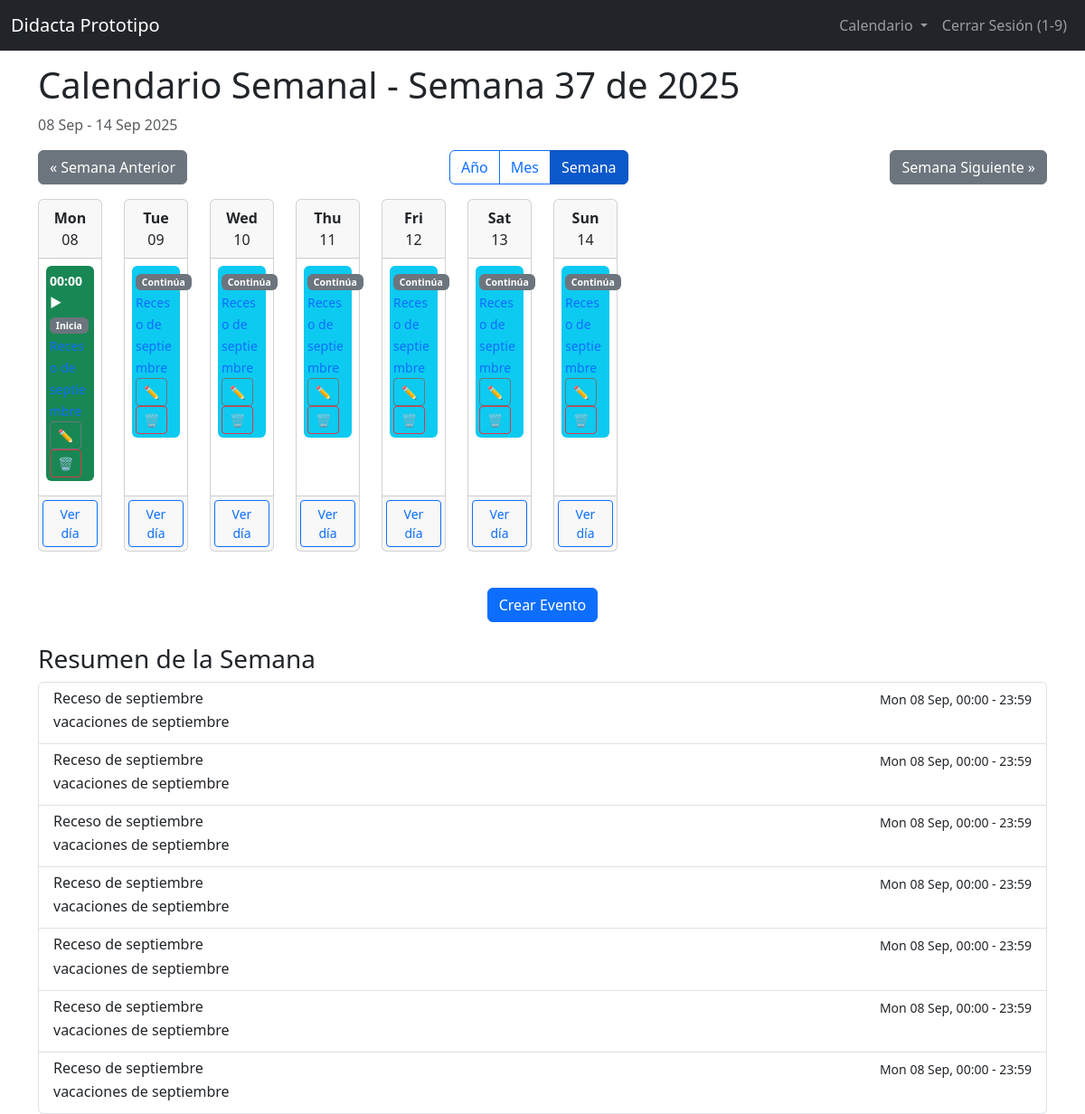
/calendario/semana/2025/37/ (signed in), run on the app's committed database.
### core/models.py (models this page shows, shortened)
class Usuario(AbstractUser):
    rut = models.CharField(max_length=12, unique=True, verbose_name=_("RUT"))
    username = None  # Eliminar el campo username
    USERNAME_FIELD = "rut"
    REQUIRED_FIELDS = []
    objects = UsuarioManager()

class Evento(models.Model):
    titulo = models.CharField(max_length=200, verbose_name=_("Título"))
    descripcion = models.TextField(blank=True, null=True, verbose_name=_("Descripción"))
    fecha_inicio = models.DateTimeField(verbose_name=_("Fecha de inicio"))
    fecha_fin = models.DateTimeField(verbose_name=_("Fecha de fin"))
    usuario = models.ForeignKey(Usuario, on_delete=models.CASCADE, related_name='eventos', verbose_name=_("Usuario"))
    objects = models.Manager()  # Agregar explícitamente el manager
    class Meta:
        verbose_name = _("Evento")
        verbose_name_plural = _("Eventos")
        ordering = ['fecha_inicio']

### core/views.py (the view)
# urls.py: path("semana/", views.calendario_semanal_view, name="calendario_semanal_actual"),
@login_required
def calendario_semanal_view(request, year=None, week=None):
    today = date.today()
    year = int(year) if year else today.year
    if week == 'current' or week is None:
        week = today.isocalendar()[1]
    else:
        week = int(week)
    first_day_of_year = date(year, 1, 1)
    days_since_monday = first_day_of_year.weekday()
    first_monday = first_day_of_year - timedelta(days=days_since_monday)
    start_of_week = first_monday + timedelta(weeks=week - 1)
    end_of_week = start_of_week + timedelta(days=6)
    week_days = []
    for i in range(7):
        day = start_of_week + timedelta(days=i)
        eventos_dia = Evento.objects.filter(
            usuario=request.user,
            fecha_inicio__date__lte=day,  # Inicia en o antes de esta fecha
            fecha_fin__date__gte=day      # Termina en o después de esta fecha
        ).order_by("fecha_inicio")
        week_days.append({
            'date': day,
            'eventos': eventos_dia
        })
    prev_week = week - 1 if week > 1 else 52
    prev_year = year if week > 1 else year - 1
    next_week = week + 1 if week < 52 else 1
    next_year = year if week < 52 else year + 1
    return render(request, "core/calendario_semanal.html", {
        "year": year,
        "week": week,
        "start_of_week": start_of_week,
        "end_of_week": end_of_week,
        "week_days": week_days,
        "prev_year": prev_year,
        "prev_week": prev_week,
        "next_year": next_year,
        "next_week": next_week,
        "is_admin": request.user.is_superuser
    })

### core/templates/core/calendario_semanal.html (shortened to what this page needs)
{% extends "base.html" %}
{% block content %}
    <h1>Calendario Semanal - Semana {{ week }} de {{ year }}</h1>
    <p class="text-muted">{{ start_of_week|date:"d M" }} - {{ end_of_week|date:"d M Y" }}</p>
    <div class="d-flex justify-content-between mb-3">
        <a href="{% url 'calendario_semanal' prev_year prev_week %}" class="btn btn-secondary">&laquo; Semana Anterior</a>
        <div class="btn-group" role="group">
            <a href="{% url 'calendario' %}" class="btn btn-outline-primary">Año</a>
            <a href="{% url 'calendario_mensual' year start_of_week.month %}" class="btn btn-outline-primary">Mes</a>
            <a href="#" class="btn btn-primary active">Semana</a>
        </div>
        <a href="{% url 'calendario_semanal' next_year next_week %}" class="btn btn-secondary">Semana Siguiente &raquo;</a>
    </div>
    <div class="row">
        {% for day_info in week_days %}
            <div class="col-md-1 col-sm-6 mb-3">
                <div class="card h-100">
                    <div class="card-header text-center
                        {% now 'Y-m-d' as today_str %}{% if day_info.date|date:'Y-m-d' == today_str %}bg-primary text-white{% endif %}">
                        <strong>{{ day_info.date|date:"D" }}</strong><br>
                        <span class="h6">{{ day_info.date|date:"d" }}</span>
                    </div>
                    <div class="card-body p-2">
                        {% if day_info.eventos %}
                            {% for evento in day_info.eventos %}
                                <div class="mb-2 p-1 rounded
                                    {% if evento.fecha_inicio.date <= day_info.date and evento.fecha_fin.date >= day_info.date %}
                                        {% if evento.fecha_inicio.date < day_info.date and evento.fecha_fin.date > day_info.date %}
                                            bg-info text-white
                                        {% elif evento.fecha_inicio.date < day_info.date %}
                                            bg-warning
                                        {% elif evento.fecha_fin.date > day_info.date %}
                                            bg-success text-white
                                        {% else %}
                                            bg-light
                                        {% endif %}
                                    {% endif %}">
                                    <small>
                                        {% if evento.fecha_inicio.date == day_info.date and evento.fecha_fin.date == day_info.date %}
                                            <strong>{{ evento.fecha_inicio|date:"H:i" }}</strong><br>
                                        {% elif evento.fecha_inicio.date == day_info.date %}
                                            <strong>{{ evento.fecha_inicio|date:"H:i" }} ▶</strong><br>
                                            <span class="badge badge-sm bg-secondary">Inicia</span><br>
                                        {% elif evento.fecha_fin.date == day_info.date %}
                                            <strong>◀ {{ evento.fecha_fin|date:"H:i" }}</strong><br>
                                            <span class="badge badge-sm bg-secondary">Termina</span><br>
                                        {% else %}
                                            <span class="badge badge-sm bg-secondary">Continúa</span><br>
                                        {% endif %}
                                        <a href="{% url 'calendario_diario' day_info.date.year day_info.date.month day_info.date.day %}"
                                           class="text-decoration-none">{{ evento.titulo }}</a>
                                        {% if is_admin %}
                                            <br>
                                            <a href="{% url 'evento_editar' evento.pk %}" class="btn btn-sm btn-outline-secondary">✏️</a>
                                            <a href="{% url 'evento_eliminar' evento.pk %}" class="btn btn-sm btn-outline-danger">🗑️</a>
                                        {% endif %}
                                    </small>
                                </div>
                            {% endfor %}
                        {% else %}
                            <small class="text-muted">Sin eventos</small>
                        {% endif %}
                    </div>
                    <div class="card-footer p-1 text-center">
                        <a href="{% url 'calendario_diario' day_info.date.year day_info.date.month day_info.date.day %}"
                           class="btn btn-sm btn-outline-primary">Ver día</a>
                    </div>
                </div>
            </div>
        {% endfor %}
    </div>
    {% if is_admin %}
        <div class="text-center mt-4">
            <a href="{% url 'evento_crear' %}" class="btn btn-primary">Crear Evento</a>
        </div>
    {% endif %}
    <div class="mt-4">
        <h3>Resumen de la Semana</h3>
        {% with total_eventos=0 %}
            {% for day_info in week_days %}
                {% for evento in day_info.eventos %}
                    {% if forloop.parentloop.first and forloop.first %}
                        <div class="list-group">
                    {% endif %}
                    <div class="list-group-item">
                        <div class="d-flex w-100 justify-content-between">
                            <h6 class="mb-1">{{ evento.titulo }}</h6>
                            <small>{{ evento.fecha_inicio|date:"D d M, H:i" }} - {{ evento.fecha_fin|date:"H:i" }}</small>
                        </div>
                        <p class="mb-1">{{ evento.descripcion }}</p>
                    </div>
                {% endfor %}
            {% endfor %}
            {% for day_info in week_days %}
                {% if day_info.eventos %}
                    {% if forloop.last %}
                        </div>
                    {% endif %}
                {% endif %}
            {% empty %}
                <p class="text-muted">No hay eventos programados para esta semana.</p>
            {% endfor %}
        {% endwith %}
    </div>
{% endblock %}

### core/templates/base.html (shortened to what this page needs)
<!DOCTYPE html>
<html lang="es">
<head>
    <link href="https://cdn.jsdelivr.net/npm/bootstrap@5.3.2/dist/css/bootstrap.min.css" rel="stylesheet">
</head>
<body>
    <nav class="navbar navbar-expand-lg navbar-dark bg-dark fixed-top">
        <div class="container-fluid">
            <a class="navbar-brand" href="{% url 'calendario' %}">Didacta Prototipo</a>
            <div class="collapse navbar-collapse" id="navbarNav">
                <ul class="navbar-nav ms-auto">
                    {% if user.is_authenticated %}
                        <li class="nav-item dropdown">
                            <a class="nav-link dropdown-toggle" href="#" role="button" data-bs-toggle="dropdown" aria-expanded="false">
                                Calendario
                            </a>
                        </li>
                        <li class="nav-item">
                            <a class="nav-link" href="{% url 'logout' %}">Cerrar Sesión ({{ user.rut }})</a>
                        </li>
                    {% endif %}
                </ul>
            </div>
        </div>
    </nav>
    <div class="container">
        {% block content %}
        {% endblock %}
    </div>
</body>
</html>

### core/templates/base.html (style rules this page uses)
body { padding-top: 70px; }
.navbar { margin-bottom: 20px; }

### data on the page
Usuario: rut "1-9"
Evento: fecha_inicio "00:00", shows "Continúa", titulo "Receso de septiembre", fecha_inicio "Mon 08 Sep, 00:00", fecha_fin "23:59", descripcion "vacaciones de septiembre"

### other printed values
{{ week }} "37"
{{ start_of_week|date:"d M" }} "08 Sep"
{{ end_of_week|date:"d M Y" }} "14 Sep 2025"
{{ day_info.date|date:"D" }} "Mon" "Tue" "Wed" "Thu" "Fri" "Sat" "Sun"
{{ day_info.date|date:"d" }} "08" "09" "10" "11" "12" "13" "14"
